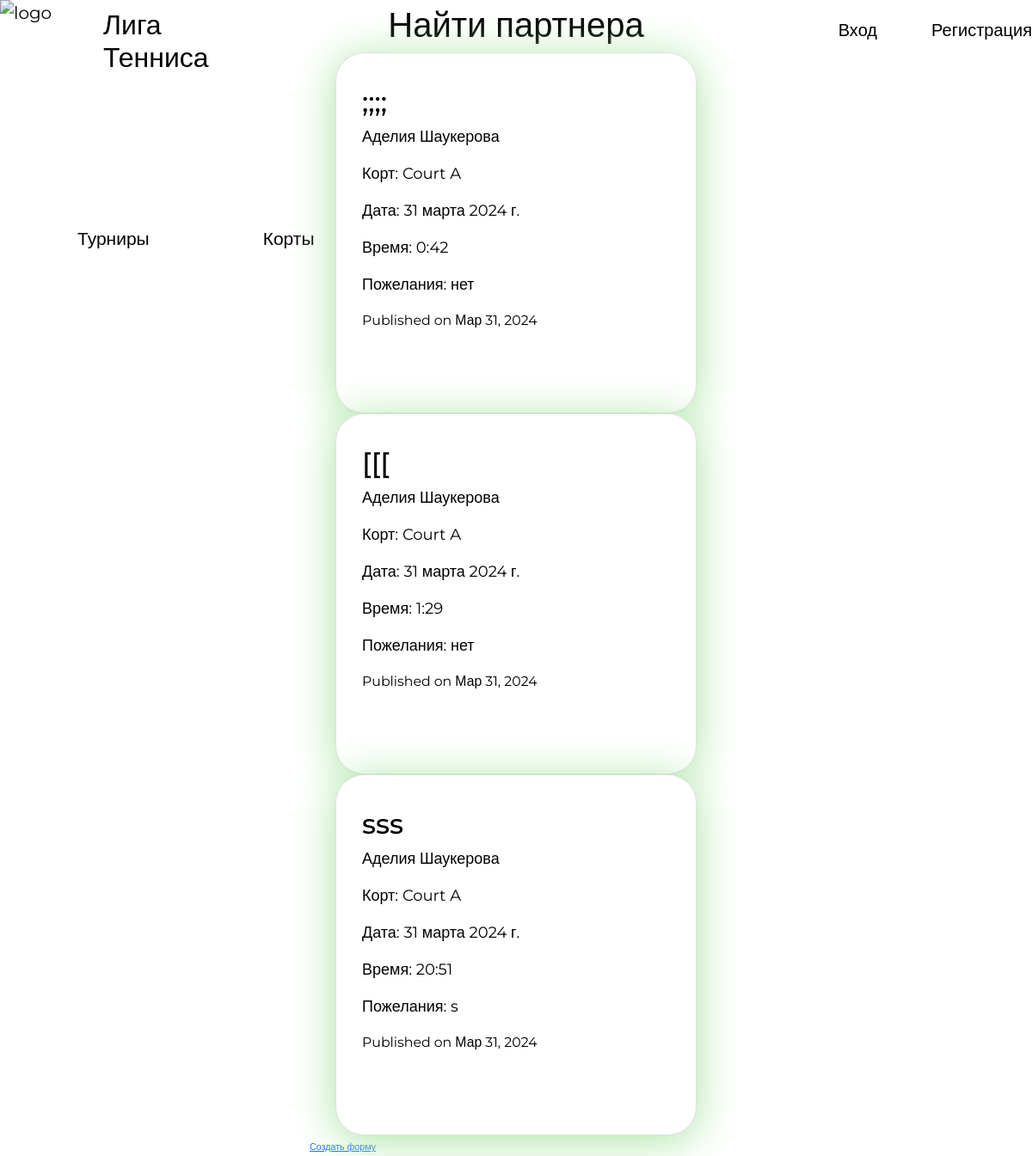
/find_partner/, run on the app's committed database.
### blog/models.py (models this page shows, shortened)
class Post(models.Model):
    COURT_CHOICES = (
        ('Court A', 'Court A'),
        ('Court B', 'Court B'),
        ('Court C', 'Court C'),
    )
    title = models.CharField('Заголовок', max_length=120)
    court = models.CharField('Корт', max_length=20,
                             choices=COURT_CHOICES, default='Court A')
    training_date = models.DateField(
        'Дата', default=datetime.date.today)
    training_time = models.TimeField(
        'Время', default=datetime.time(0, 0))
    preferences = models.CharField('Пожелания', max_length=20, default='')
    published_at = models.DateTimeField('Опубликовано', default=timezone.now)
    author = models.ForeignKey(User, on_delete=models.CASCADE)
    class Meta:
        ordering = ['-published_at']

### blog/views.py (the view)
# urls.py: path('find_partner/', views.find_partner, name='find_partner'),
def find_partner(request):
    posts = Post.objects.all()
    context = {'posts': posts}
    return render(request, "blog/find_partner.html", context)

### blog/templates/blog/find_partner.html (shortened to what this page needs)
{% extends 'base.html' %}
{% block content %}
{% load static %}
<!DOCTYPE html>
<html lang="ru">
<head>
  <link href="https://cdn.jsdelivr.net/npm/bootstrap@5.0.0-beta1/dist/css/bootstrap.min.css" rel="stylesheet">
  <link rel="stylesheet" href="{% static 'css/find_partner.css'%}" type="text/css">
</head>
<body>
  <div><h1 class = "find">Найти партнера</h1></div>
  <div class="card-container" style = " left:-3000px;">
  <div >
  {% for post in posts %}
  <div class="card">
    <h2>{{ post.title }}</h2>
    <p>{{ post.author.first_name }} {{ post.author.last_name }}</a></p>
    <p>Корт: {{ post.court }}</p>
    <p>Дата: {{ post.training_date }}</p>
    <p>Время: {{ post.training_time }}</p>
    <p>Пожелания: {{ post.preferences }}</p>
    <small>Published on {{ post.published_at | date:"M d, Y" }}
</div>
  {% endfor %}
<a href="{% url 'add_post' %}">Создать форму</a>
</body>
{% endblock content %}

### templates/base.html (shortened to what this page needs)
{%load static %}
<!DOCTYPE html>
<html lang="en">
  <head>
  <link href="https://cdn.jsdelivr.net/npm/bootstrap@5.0.0-beta1/dist/css/bootstrap.min.css" rel="stylesheet">
  <link rel="stylesheet" href="{% static 'css/registration.css'%}" type="text/css">
  <link rel="stylesheet" href="{% static 'css/navigation.css'%}" type="text/css">
    <link rel="stylesheet" href="{% static 'css/style.css' %}" />
  </head>
  <body>
	  <header class="header">
		<div class="container">
				<a href="/""" class="navbar-brand" href="Liga Tennisa" style=color:black; >
					<img src="https://img.icons8.com/emoji/12x/tennis-emoji.png" alt="logo" width="120" class="logo-img" align="left">
					<a href="/""" class="ligatennisa"><h2><p>Лига <br />Тенниса</p></h2></a>
				</a>
			<nav class="navbar">
				<ul class="nav-list" style="position:absolute; top: -110px">
					<li class="nav-item">
						<a href="/tournaments" class="nav-link">Турниры</a>
					</li>
					<li class="nav-item">
						<a href="/courts" class="nav-link">Корты</a>
					</li>
					<li class="nav-item">
						<a href="/training" class="nav-link">Тренировки</a>
					</li>
				</ul>
			</nav>
			{%if request.user.is_authenticated %}
  			<a href="/myprofile" class="btnlogin"> {{ request.user.first_name | title }}</span>
  			<a href="{% url 'logout' %}" class="btnregistr">Выйти</a>
  			{%else%}
  			<a href="/login" class="btnlogin">
				Вход
			</a>
			  <a href="/register" class="btnregistr">
				Регистрация
			</a>
  			{%endif%}
		</div>
	</header>
  	<main>
	    {%block content%}
	    {%endblock content%}
  	</main>
  </body>
</html>

### static/css/registration.css (style rules this page uses)
* { margin: 0; padding: 0; box-sizing: border-box; font-family: "Montserrat", sans-serif; font-optical-sizing: auto; font-weight: weight; font-style: normal; }
main { background: white; height: 100vh; display:flex; flex-direction: column; justify-content: center; align-items: center; }

### static/css/navigation.css (style rules this page uses)
* { font-family: "Montserrat", sans-serif; font-optical-sizing: auto; font-weight: weight; font-style: normal; }
body { height:1080px; width:100%; }
html { width: 100%; margin: 0; }
.navbar { width: 100%; justify-content: center; }
.nav-list { position:relative; top: 10px; list-style: none; display: flex; align-items: center; column-gap: 100px; justify-content: center; white-space: nowrap; color: black; flex-grow: 0; }
.nav-link { text-align: center; position: relative; top: 100px; display: inline-block; column-gap: 30px; color: black; font-size: 21px; }
.btnregistr { position: absolute; top: 20px; right: 0px; color:black; text-decoration: none; font-size: 20px; }
.btnlogin { position: absolute; top: 20px; right: 180px; color:black; text-decoration: none; font-size: 20px; }
.logo-img { position: absolute; top: 0px; left: 0px; }
.ligatennisa { position: absolute; top: 10px; left: 120px; color:black; text-decoration: none; }
* { margin: 0; padding: 0; box-sizing: border-box; font-family: 'Montserrat', sans-serif; }
body { display: flex; flex-direction: column; justify-content: flex-end; min-height: 100vh; }

### static/css/style.css (style rules this page uses)
h1 { color: #0052ea; }

### static/css/find_partner.css (style rules this page uses)
body { background-color: white; }
.find { color: black; margin-top: 10px; }
.card-container { display: inline-flex; top: 80%; margin-bottom: 20px; }
.card { border-radius: 33px; font-family: Montserrat; position: relative; white-space: nowrap; color: black; font-size: 18px; width: 270px; height: 420px; min-height: 270px; min-width: 420px; max-width: 270px; max-height: 420px; margin-right: 30px; margin-left: 30px; background: #ffffff; box-shadow: 0px 6px 50px rgba(168,228,160); padding-left: 30px; padding-right: 30px; padding-top: 38px; padding-bottom: 38px; animation-name: fadeForm; animation-duration: .7s; animation-timing-function: ease-in-out; animation-delay: 0s; animation-iteration-count: 1; animation-fill-mode: forwards; }

### data on the page
Post: title ";;;;", author.first_name "Аделия", author.last_name "Шаукерова", court "Court A", training_date "31 марта 2024 г.", training_time "0:42", preferences "нет", published_at "Мар 31, 2024"
Post: title "[[[", author.first_name "Аделия", author.last_name "Шаукерова", court "Court A", training_date "31 марта 2024 г.", training_time "1:29", preferences "нет", published_at "Мар 31, 2024"
Post: title "sss", author.first_name "Аделия", author.last_name "Шаукерова", court "Court A", training_date "31 марта 2024 г.", training_time "20:51", preferences "s", published_at "Мар 31, 2024"
